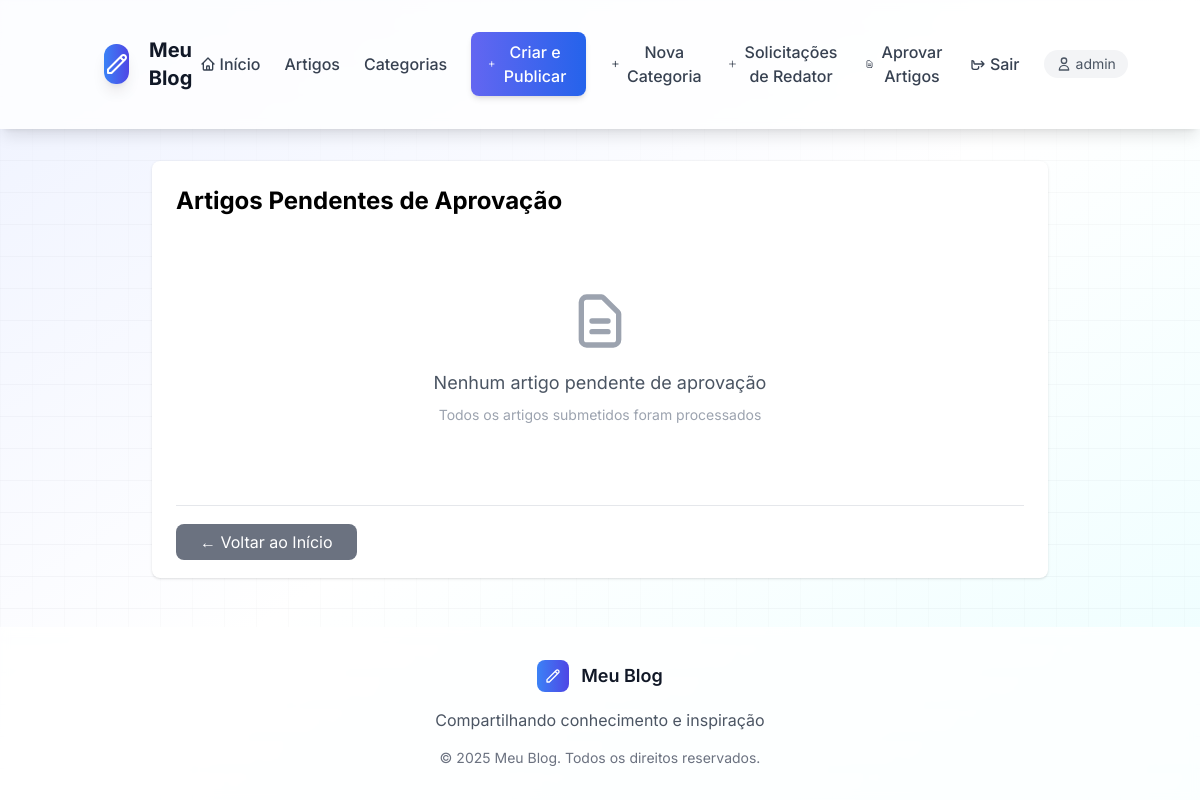
The app's page /solicitacoes-artigo/ (signed in), older data.
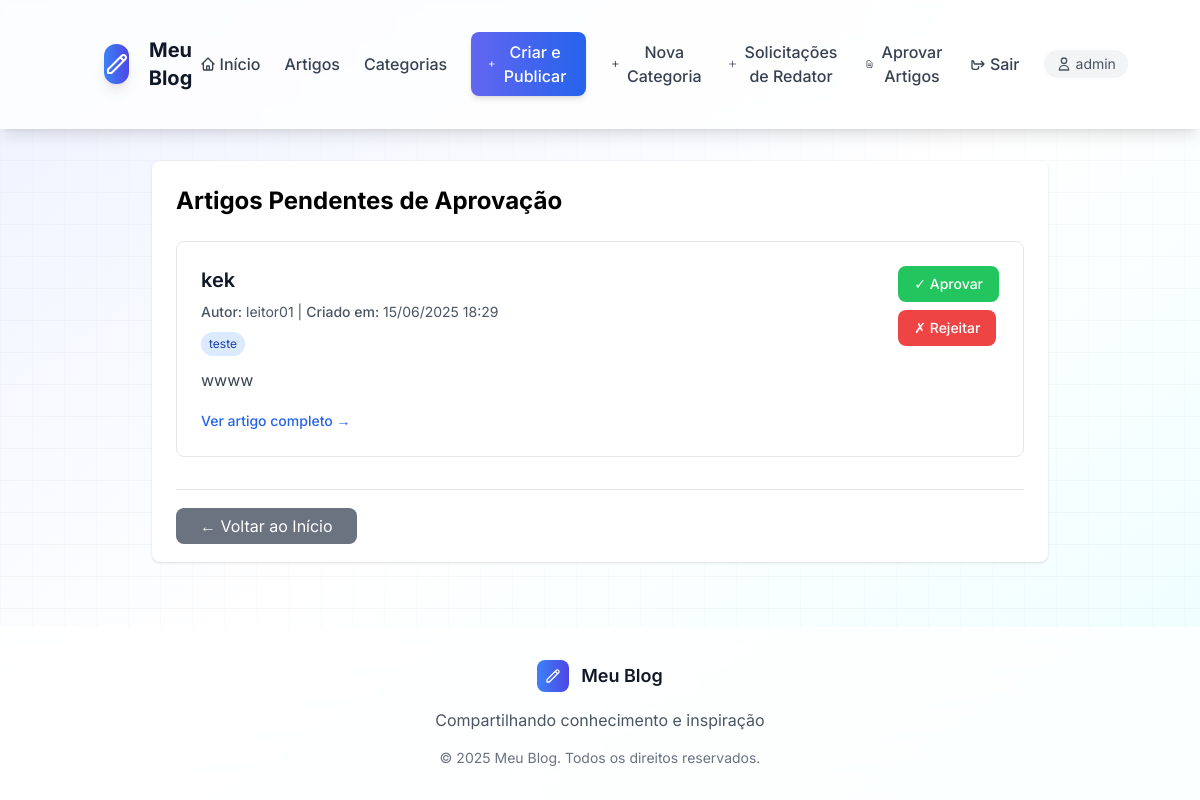
The same page, newer data.
### blog/models.py (models this page shows, shortened)
class Artigo(models.Model):
    titulo = models.CharField(max_length=200)
    conteudo = models.TextField()
    data_criacao = models.DateTimeField(auto_now_add=True)
    data_atualizacao = models.DateTimeField(auto_now=True)
    publicado = models.BooleanField(default=True)
    autor = models.ForeignKey(Usuario, on_delete=models.CASCADE, related_name='artigos')
    categorias = models.ManyToManyField(Categoria, related_name='artigos')
    class Meta:
        verbose_name = 'Artigo'
        verbose_name_plural = 'Artigos'
        ordering = ['-data_criacao']

class Usuario(AbstractUser):
    LEITOR = 'leitor'
    REDATOR = 'redator'
    ADMIN = 'admin'
    TIPO_USUARIO_CHOICES = [
        (LEITOR, 'Leitor'),
        (REDATOR, 'Redator'),
        (ADMIN, 'Administrador'),
    ]
    tipo_usuario = models.CharField(
        max_length=10,
        choices=TIPO_USUARIO_CHOICES,
        default=LEITOR,
    )
    groups = models.ManyToManyField(
        Group,
        verbose_name='groups',
        blank=True,
        related_name='blog_users',
        related_query_name='user',
    )
    user_permissions = models.ManyToManyField(
        Permission,
        verbose_name='user permissions',
        blank=True,
        related_name='blog_users',
        related_query_name='user',
    )
    def is_leitor(self):
        return self.tipo_usuario == self.LEITOR
    def is_redator(self):
        return self.tipo_usuario == self.REDATOR
    def is_admin(self):
        return self.tipo_usuario == self.ADMIN
    class Meta:
        verbose_name = 'Usuário'
        verbose_name_plural = 'Usuários'

class Categoria(models.Model):
    nome = models.CharField(max_length=100)
    descricao = models.TextField(blank=True)
    class Meta:
        verbose_name = 'Categoria'
        verbose_name_plural = 'Categorias'

### blog/views.py (the view, shortened to what this page needs)
# urls.py: path('solicitacoes-artigo/', views.solicitacoes_artigo, name='solicitacoes_artigo'),
@login_required
@user_passes_test(is_admin)
def solicitacoes_artigo(request):
    artigos_pendentes = Artigo.objects.filter(publicado=False).order_by('-data_criacao')
    return render(request, 'blog/solicitacoes_artigo.html', {'artigos_pendentes': artigos_pendentes})

### blog/views.py (called while the page is built)
def is_admin(user):
    return user.is_authenticated and user.is_admin()

### blog/templates/blog/solicitacoes_artigo.html (shortened to what this page needs)
{% extends 'blog/base.html' %}
{% block content %}
<div class="max-w-4xl mx-auto mt-8 bg-white p-6 rounded-lg shadow">
    <h1 class="text-2xl font-bold mb-6">Artigos Pendentes de Aprovação</h1>
    {% if artigos_pendentes %}
        <div class="space-y-6">
            {% for artigo in artigos_pendentes %}
            <div class="border border-gray-200 rounded-lg p-6 hover:shadow-md transition-shadow duration-200">
                <div class="flex items-start justify-between">
                    <div class="flex-1">
                        <h3 class="text-xl font-semibold text-gray-900 mb-2">{{ artigo.titulo }}</h3>
                        <div class="text-gray-600 mb-3">
                            <p class="text-sm">
                                <span class="font-medium">Autor:</span> {{ artigo.autor.username }} |
                                <span class="font-medium">Criado em:</span> {{ artigo.data_criacao|date:"d/m/Y H:i" }}
                            </p>
                            {% if artigo.categorias.all %}
                                <div class="mt-2">
                                    {% for categoria in artigo.categorias.all %}
                                        <span class="inline-block bg-blue-100 text-blue-800 text-xs px-2 py-1 rounded-full mr-1">
                                            {{ categoria.nome }}
                                        </span>
                                    {% endfor %}
                                </div>
                            {% endif %}
                        </div>
                        <div class="text-gray-700 mb-4">
                            <p>{{ artigo.conteudo|truncatewords:50 }}</p>
                        </div>
                        <a href="{% url 'artigo_detail' artigo.pk %}"
                           class="text-blue-600 hover:text-blue-800 font-medium text-sm">
                            Ver artigo completo →
                        </a>
                    </div>
                    <div class="flex flex-col space-y-2 ml-6">
                        <form method="post" class="inline">
                            <button type="submit"
                                    class="bg-green-500 hover:bg-green-600 text-white px-4 py-2 rounded-lg text-sm font-medium transition duration-200">
                                ✓ Aprovar
                            </button>
                        </form>
                        <form method="post" class="inline"
                              onsubmit="return confirm('Tem certeza que deseja rejeitar este artigo? Ele será excluído permanentemente.')">
                            <button type="submit"
                                    class="bg-red-500 hover:bg-red-600 text-white px-4 py-2 rounded-lg text-sm font-medium transition duration-200">
                                ✗ Rejeitar
                            </button>
                        </form>
                    </div>
                </div>
            </div>
            {% endfor %}
        </div>
    {% else %}
        <div class="text-center py-12">
            <div class="text-gray-400 mb-4">
                <svg class="mx-auto h-16 w-16" fill="none" stroke="currentColor" viewBox="0 0 24 24">
                    <path stroke-linecap="round" stroke-linejoin="round" stroke-width="2" d="M9 12h6m-6 4h6m2 5H7a2 2 0 01-2-2V5a2 2 0 012-2h5.586a1 1 0 01.707.293l5.414 5.414a1 1 0 01.293.707V19a2 2 0 01-2 2z"></path>
                </svg>
            </div>
            <p class="text-gray-600 text-lg">Nenhum artigo pendente de aprovação</p>
            <p class="text-gray-400 text-sm mt-2">Todos os artigos submetidos foram processados</p>
        </div>
    {% endif %}
    <div class="mt-8 pt-6 border-t border-gray-200">
        <a href="{% url 'index' %}"
           class="bg-gray-500 text-white px-6 py-2 rounded-lg hover:bg-gray-600 transition duration-200">
            ← Voltar ao Início
        </a>
    </div>
</div>
{% endblock %}

Row changes from the older to the newer data that the page shows:
added Artigo: titulo "kek", autor.username "leitor01", data_criacao "15/06/2025 18:29", conteudo "wwww"
now on this page (row unchanged): Categoria: nome "teste"
Text that changed along with them:
text no longer shown: "Nenhum artigo pendente de aprovação Todos os artigos submetidos foram processados"
